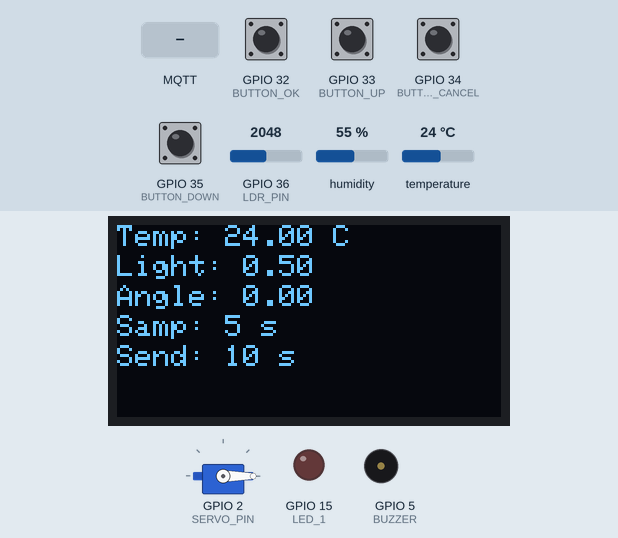
A sketch run on a simulated ESP32. On the bench: servo, 128×64 one-colour display, output pins drawn as LEDs (lit = HIGH), buzzer (waves = sounding). Dashed ring = blinking. Inputs (shaded band) come from the test bench; at power-on: GPIO 32 (BUTTON_OK), GPIO 33 (BUTTON_UP), GPIO 34 (BUTTON_CANCEL), GPIO 35 (BUTTON_DOWN) HIGH, temperature 24 °C, GPIO 36 (LDR_PIN) = 2048, humidity 55 %. WiFi joins after 1.5 s; servers stay silent unless stated; no MQTT or app messages arrive unless stated; what the sketch prints to the serial monitor is not drawn.

Above: at 5.8 s.
5.9 s: MQTT message "medibox/minimumAngle" arrives on the first subscribed topic
At 6.26 s:
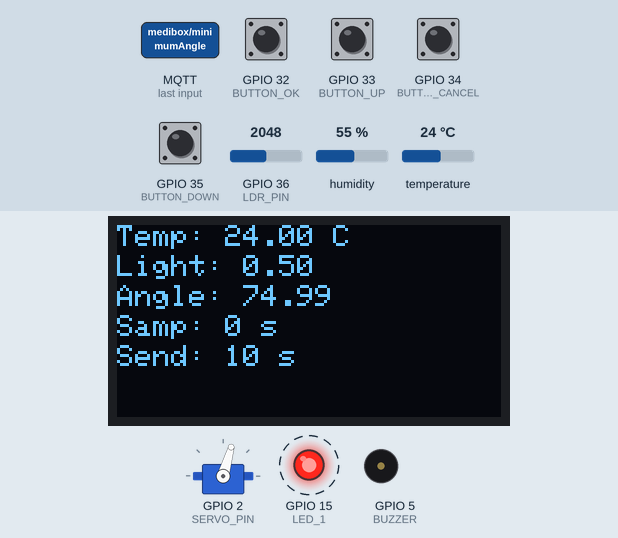
8.1 s: temperature set to 12 °C
At 8.44 s:
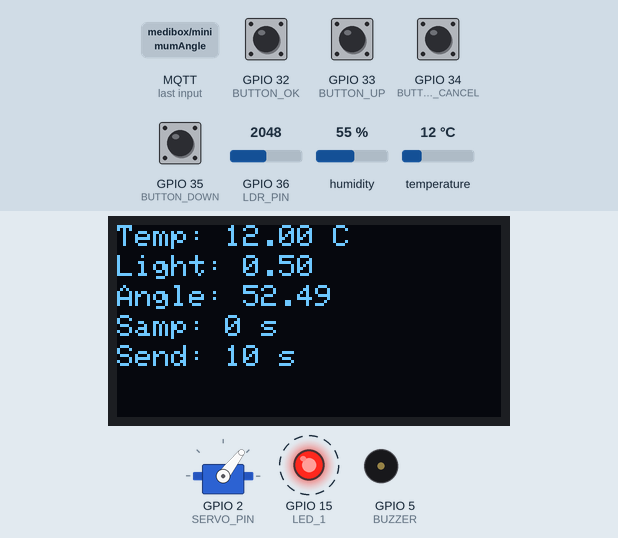
10.6 s: GPIO 36 (LDR_PIN) set to 1228
At 11.17 s:
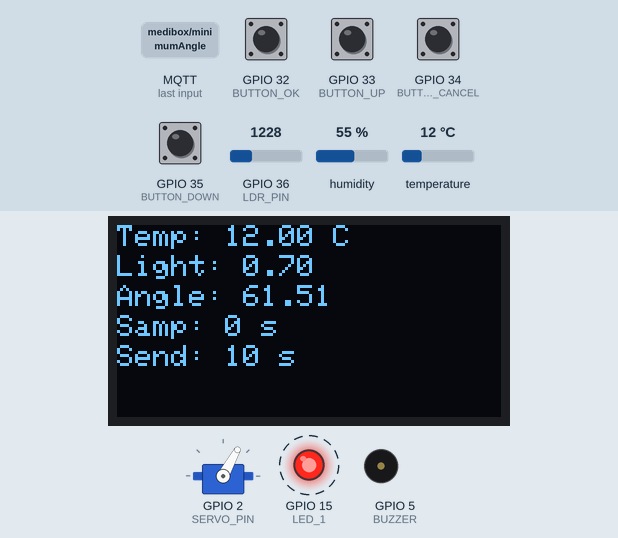
21.0 s: MQTT message "5" arrives on the first subscribed topic
At 26.4 s:
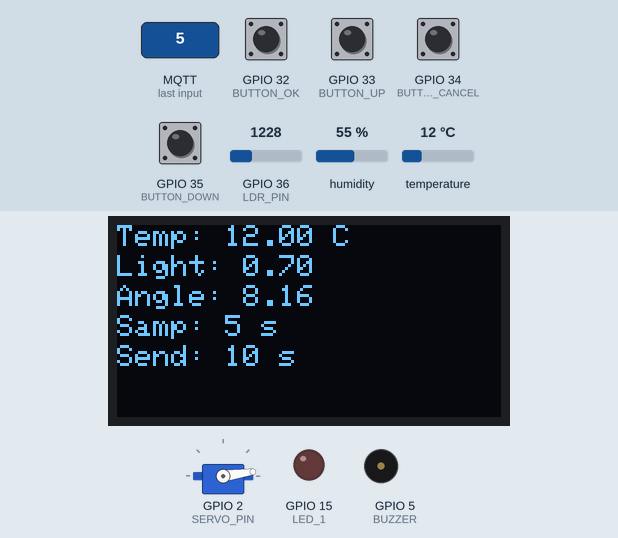
31.4 s: MQTT message "5" arrives on the second subscribed topic
At 37.4 s:
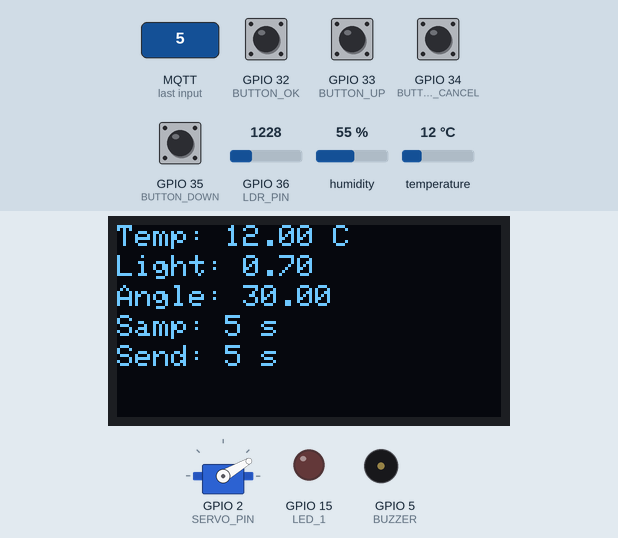
38.1 s: MQTT message "1" arrives on the second subscribed topic
At 41.9 s:
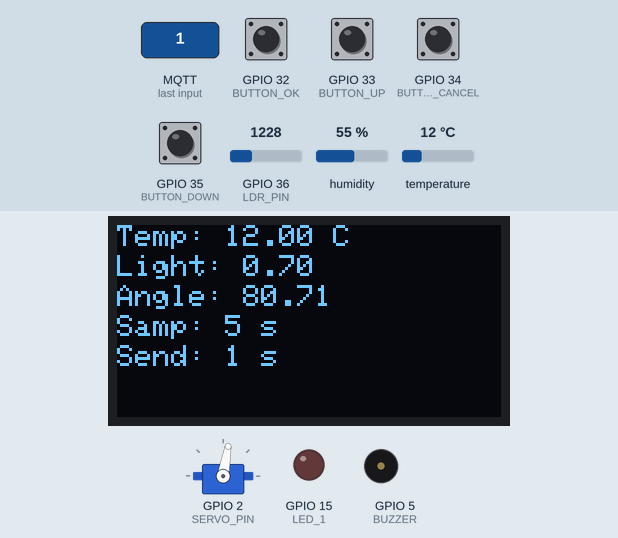
Timing chart, 0 to 52.4 s (numbered marks = the images above; inputs shaded):
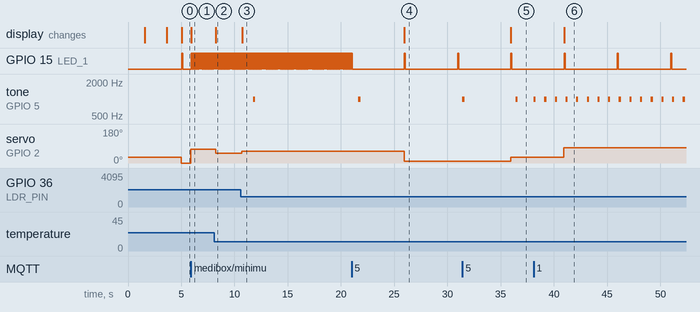

Measured:
- after the input at 5.9 s, GPIO 15 (LED_1): alternates HIGH for 0.10 s and LOW for 0.04 s, starting at once; servo on GPIO 2 (SERVO_PIN): 0° → 74° at once; the display: changes at once (image 1)
- after the input at 8.1 s, servo on GPIO 2 (SERVO_PIN): 74° → 52° after 0.13 s; the display: changes after 0.16 s (image 2)
- after the input at 10.6 s, servo on GPIO 2 (SERVO_PIN): 52° → 61° after 0.09 s; the display: changes after 0.12 s (image 3)
- after the input at 21.0 s, GPIO 15 (LED_1): alternates HIGH for 0.10 s and LOW for 4.9 s, starting after 5.0 s; servo on GPIO 2 (SERVO_PIN): 61° → 8° after 4.9 s; the display: changes after 5.0 s (image 4)
- after the input at 31.4 s, servo on GPIO 2 (SERVO_PIN): 8° → 30° after 4.5 s; the display: changes after 4.6 s (image 5)
- after the input at 38.1 s, tone on GPIO 5 (BUZZER): alternates 1000 Hz for 0.20 s and silent for 0.80 s, starting at once; servo on GPIO 2 (SERVO_PIN): 30° → 80° after 2.8 s; the display: changes after 2.9 s (image 6)

The sketch:

sketch.ino
```cpp
#include <PubSubClient.h>
#include <WiFi.h>
#include "DHTesp.h"
#include <ESP32Servo.h>
#include <Adafruit_GFX.h>
#include <Adafruit_SSD1306.h>

// Constants for OLED display
#define SCREEN_WIDTH 128
#define SCREEN_HEIGHT 64
#define OLED_RESET -1
#define SCREEN_ADDRESS 0x3C

// Pin definitions
#define BUZZER 5
#define LED_1 15
#define BUTTON_CANCEL 34
#define BUTTON_OK 32
#define BUTTON_UP 33
#define BUTTON_DOWN 35
#define DHTPIN 12
#define LDR_PIN 36
#define SERVO_PIN 2

// MQTT broker details (HiveMQ)
#define MQTT_SERVER "broker.hivemq.com"
#define MQTT_PORT 1883
#define MQTT_CLIENT_ID "ESP32-Medibox"

// Global variables
DHTesp dhtSensor;
float temperature = 0;
char tempStr[10];
int ldrValue = 0;
float normalizedLightIntensity = 0;
char lightIntensityStr[10];

// Servo control variables
Servo servoMotor;
int minimumAngle = 30;  // Default θoffset
float controllingFactor = 0.75;  // Default γ
float idealTemp = 30.0;  // Default Tmed
float servoAngle = 0;

// LDR sampling and sending intervals
unsigned long samplingInterval = 5000;  // Default 5 seconds (in ms)
unsigned long sendingInterval = 10000;  // 10 seconds for testing (revert to 120000)
unsigned long lastSamplingTime = 0;
unsigned long lastSendingTime = 0;

// Variables for LDR readings average calculation
#define MAX_READINGS 24  // 2 min / 5 sec = 24
float ldrReadings[MAX_READINGS];
int readingIndex = 0;
int totalReadings = 0;
float sumReadings = 0;

// WiFi and MQTT clients
WiFiClient espClient;
PubSubClient mqttClient(espClient);

// OLED display
Adafruit_SSD1306 display(SCREEN_WIDTH, SCREEN_HEIGHT, &Wire, OLED_RESET);

void setup() {
  Serial.begin(115200);

  // Initialize pins
  pinMode(BUZZER, OUTPUT);
  pinMode(LED_1, OUTPUT);
  pinMode(BUTTON_CANCEL, INPUT);
  pinMode(BUTTON_OK, INPUT);
  pinMode(BUTTON_UP, INPUT);
  pinMode(BUTTON_DOWN, INPUT);
  pinMode(LDR_PIN, INPUT);

  // Initialize WiFi
  setupWiFi();

  // Initialize MQTT
  mqttClient.setServer(MQTT_SERVER, MQTT_PORT);
  mqttClient.setCallback(callback);

  // Initialize DHT sensor
  dhtSensor.setup(DHTPIN, DHTesp::DHT11);

  // Initialize servo motor
  servoMotor.attach(SERVO_PIN, 500, 2400);
  servoMotor.write(minimumAngle);

  // Initialize OLED display
  if (!display.begin(SSD1306_SWITCHCAPVCC, SCREEN_ADDRESS)) {
    Serial.println(F("SSD1306 allocation failed"));
    for(;;);
  }

  display.clearDisplay();
  display.setTextSize(2);
  display.setTextColor(SSD1306_WHITE);
  display.setCursor(0, 0);
  display.println("Medibox");
  display.setTextSize(1);
  display.setCursor(0, 20);
  display.println("Initializing...");
  display.display();

  connectToMQTTBroker();

  for (int i = 0; i < MAX_READINGS; i++) {
    ldrReadings[i] = 0;
  }

  lastSendingTime = millis();  // Initialize to start sending soon

  delay(2000);
  display.clearDisplay();
  display.setTextSize(2);
  display.setCursor(0, 0);
  display.println("Ready!");
  display.display();
  delay(1000);
}

void loop() {
  if (!mqttClient.connected()) {
    connectToMQTTBroker();
  }
  mqttClient.loop();

  unsigned long currentMillis = millis();

  if (currentMillis - lastSamplingTime >= samplingInterval) {
    lastSamplingTime = currentMillis;

    readAndStoreLDRValue();
    readTemperature();
    updateServoPosition();
    updateDisplay();

    digitalWrite(LED_1, HIGH);
    delay(100);
    digitalWrite(LED_1, LOW);
  }

  if (currentMillis - lastSendingTime >= sendingInterval) {
    lastSendingTime = currentMillis;

    float avgLightIntensity = calculateAverageLightIntensity();
    dtostrf(avgLightIntensity, 4, 2, lightIntensityStr);

    bool allPublished = true;
    allPublished &= mqttClient.publish("medibox/temperature220089B", tempStr);
    allPublished &= mqttClient.publish("medibox/lightIntensity220089B", lightIntensityStr);
    allPublished &= mqttClient.publish("medibox/servoAngle", String(servoAngle).c_str());

    if (allPublished) {
      Serial.println("Data sent to MQTT:");
      Serial.println("Temp: " + String(tempStr));
      Serial.println("Light: " + String(lightIntensityStr));
      Serial.println("Angle: " + String(servoAngle));
      tone(BUZZER, 1000, 200);
    } else {
      Serial.println("Failed to send MQTT data");
    }
  }

  checkButtons();
}

void setupWiFi() {
  Serial.println("Connecting to WiFi...");
  WiFi.begin("Wokwi-GUEST", "");

  while (WiFi.status() != WL_CONNECTED) {
    delay(500);
    Serial.print(".");
  }

  Serial.println("\nWiFi connected");
  Serial.println("IP: " + WiFi.localIP().toString());
}

void connectToMQTTBroker() {
  while (!mqttClient.connected()) {
    Serial.println("Connecting to HiveMQ...");

    if (mqttClient.connect(MQTT_CLIENT_ID)) {
      Serial.println("Connected to HiveMQ");

      mqttClient.subscribe("medibox/samplingInterval");
      mqttClient.subscribe("medibox/sendingInterval");
      mqttClient.subscribe("medibox/minimumAngle");
      mqttClient.subscribe("medibox/controllingFactor");
      mqttClient.subscribe("medibox/idealTemp");
    } else {
      Serial.println("Failed, rc=" + String(mqttClient.state()));
      delay(5000);
    }
  }
}

void callback(char* topic, byte* payload, unsigned int length) {
  char message[length + 1];
  for (unsigned int i = 0; i < length; i++) {
    message[i] = (char)payload[i];
  }
  message[length] = '\0';

  Serial.println("Received [" + String(topic) + "]: " + String(message));

  if (strcmp(topic, "medibox/samplingInterval") == 0) {
    samplingInterval = atol(message) * 1000;
  } else if (strcmp(topic, "medibox/sendingInterval") == 0) {
    sendingInterval = atol(message) * 1000;
  } else if (strcmp(topic, "medibox/minimumAngle") == 0) {
    minimumAngle = atoi(message);
  } else if (strcmp(topic, "medibox/controllingFactor") == 0) {
    controllingFactor = atof(message);
  } else if (strcmp(topic, "medibox/idealTemp") == 0) {
    idealTemp = atof(message);
  }
}

void readAndStoreLDRValue() {
  ldrValue = analogRead(LDR_PIN);
  normalizedLightIntensity = normalizeValue(ldrValue);

  if (totalReadings < MAX_READINGS) {
    totalReadings++;
  }

  sumReadings -= ldrReadings[readingIndex];
  ldrReadings[readingIndex] = normalizedLightIntensity;
  sumReadings += ldrReadings[readingIndex];

  readingIndex = (readingIndex + 1) % MAX_READINGS;

  Serial.println("LDR: " + String(ldrValue) + ", Norm: " + String(normalizedLightIntensity));
}

float normalizeValue(int value) {
  if (value < 0 || value > 4095) return 0.0;
  return 1.0 - (value / 4095.0);  // 1 = brightest, 0 = darkest
}

float calculateAverageLightIntensity() {
  return totalReadings == 0 ? 0.0 : sumReadings / totalReadings;
}

void readTemperature() {
  TempAndHumidity data = dhtSensor.getTempAndHumidity();
  temperature = data.temperature;
  dtostrf(temperature, 4, 2, tempStr);

  Serial.println("Temp: " + String(temperature) + "°C");
}

void updateServoPosition() {
  float tsInSeconds = samplingInterval / 1000.0;
  float tuInSeconds = sendingInterval / 1000.0;

  float logTerm = (tuInSeconds > 0 && tsInSeconds > 0 && tsInSeconds / tuInSeconds > 0) ? log(tsInSeconds / tuInSeconds) : 1.0;
  float tempRatio = temperature / idealTemp;

  servoAngle = minimumAngle + (180 - minimumAngle) * normalizedLightIntensity *
               controllingFactor * logTerm * tempRatio;

  servoAngle = constrain(servoAngle, 0, 180);
  servoMotor.write(servoAngle);

  Serial.println("Servo angle: " + String(servoAngle));
}

void updateDisplay() {
  display.clearDisplay();

  display.setTextSize(1);
  display.setCursor(0, 0);
  display.print("Temp: " + String(temperature) + " C");

  display.setCursor(0, 10);
  display.print("Light: " + String(normalizedLightIntensity));

  display.setCursor(0, 20);
  display.print("Angle: " + String(servoAngle));

  display.setCursor(0, 30);
  display.print("Samp: " + String(samplingInterval / 1000) + " s");

  display.setCursor(0, 40);
  display.print("Send: " + String(sendingInterval / 1000) + " s");

  display.display();
}

void checkButtons() {
  if (digitalRead(BUTTON_OK) == LOW) {
    delay(200);
    Serial.println("OK button pressed");
    tone(BUZZER, 800, 100);
  }
  if (digitalRead(BUTTON_CANCEL) == LOW) {
    delay(200);
    Serial.println("Cancel button pressed");
    tone(BUZZER, 600, 100);
  }
  if (digitalRead(BUTTON_UP) == LOW) {
    delay(200);
    Serial.println("Up button pressed");
    tone(BUZZER, 1000, 100);
  }
  if (digitalRead(BUTTON_DOWN) == LOW) {
    delay(200);
    Serial.println("Down button pressed");
    tone(BUZZER, 400, 100);
  }
}
```
